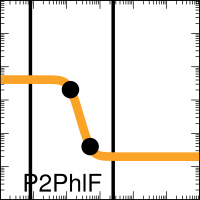

gnuplot code for this plot:

set output "demo_FixedGatesDigital0x00_001_A000_xfer_model_P2_PhlF.eps"
set terminal postscript eps enhanced color "Helvetica, 35" size 2,2
set logscale x
set logscale y
set lmargin screen 0.0
set rmargin screen 1.0
set tmargin screen 1.0
set bmargin screen 0.0
set size ratio 1.0
set border linewidth 2
set tics scale 2
set mxtics 10
set mytics 10
set key bottom left
set key samplen -1
set xrange [0.001:1000.0]
set yrange [0.001:1000.0]
set format y "10^{%L}"    
set format x "10^{%L}"    
set format x ""    
set xlabel '11110000'
set arrow from 0.0082,0.001 to 0.0082,1000.0 nohead lw 10 lt 2 lc rgb '#000000'
set arrow from 2.5,0.001 to 2.5,1000.0 nohead lw 10 lt 2 lc rgb '#000000'
ymin = 0.02
ymax = 4.1
K = 0.13
n = 3.9
set dummy x

plot ymin+(ymax-ymin)/(1.0+(x/K)**n) lw 25 lc rgb '#F9A427' title 'P2PhlF',\
 "<echo '1 2'" using (0.130327211):(2.0500000033606627)  with points pt 7 ps 4 lc rgb 'black' notitle,\
 "<echo '1 2'" using (0.507702151):(0.03999999993820334)  with points pt 7 ps 4 lc rgb 'black' notitle
